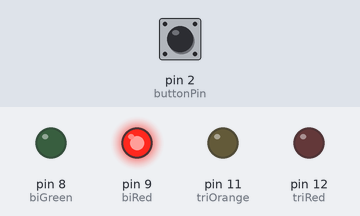
Bench run of a sketch on a simulated Arduino Uno, built with avr-gcc and run on an emulated ATmega328P. Shown: output pins drawn as LEDs (lit = HIGH). The test bench sets the inputs (shaded band); at power-on: pin 2 (buttonPin) LOW. Pins used as bus, display or sensor lines are not drawn.

Above: at 11.1 s.
18.1 s: pin 2 (buttonPin) pulled HIGH for 3 s
At 22.8 s:
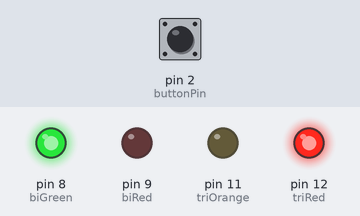
At 28.5 s:
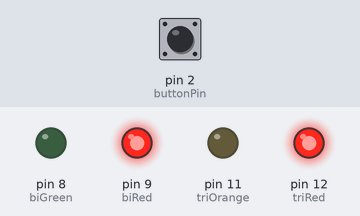
Timing chart, 0 to 34.6 s (numbered marks = the images above; inputs shaded):
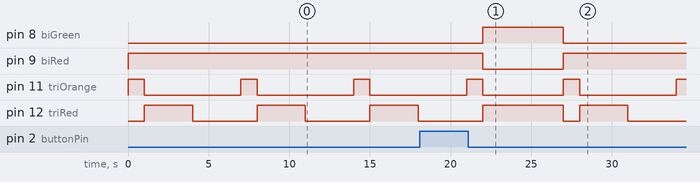

The sketch:

TP2.ino
```cpp
/* Pour plus de clarté dans le code on associe à une variable le numéro de la broche à laquelle le composant est branché.
   Ce sont des constantes car le branchement ne changera pas */

const int triGreen=10;
// indique que la broche de la LED verte du feu tricolore est la broche 10
const int triOrange=11;
// indique que la broche de la LED orange du feu tricolore est la broche 11
const int triRed=12;
// indique que la broche de la LED rouge du feu tricolore est la broche 12

const int biGreen=8;
// indique que la broche de la LED verte du feu bicolore est la broche 8
const int biRed=9;
// indique que la broche de la LED rouge du feu bicolore est la broche 9

const int buttonPin=2;
// indique que la broche du bouton est la broche 2.

int buttonState=0;
// indiquera par la suite l'état du bouton : HIGH (lorsqu'il est préssé), LOW (lorsqu'il ne l'est pas). Ce n'est pas une constante car l'état variera.

void setup() {
        // le code dans cette fonction est exécuté une fois au début.

        pinMode(triGreen, OUTPUT);
        // indique que la broche de la LED verte du feu tricolore est une sortie.   // on va modifier sa tension
        pinMode(triOrange, OUTPUT);
        // indique que la broche de la LED orange du feu tricolore est une sortie.
        pinMode(triRed, OUTPUT);
        // indique que la broche de la LED rouge du feu tricolore est une sortie.
        pinMode(biGreen, OUTPUT); // indique que la broche de la LED verte du feu bicolore est une sortie.
        pinMode(biRed, OUTPUT); // indique que la broche de la LED rouge du feu bicolore est une sortie.
        pinMode(buttonPin, INPUT); // indique que la broche du bouton est une entrée. On va mesurer sa tension (HIGH ou LOW)
}

void loop() {
        // loop est une fonction qui va exécuter les instructions encore et encore.

        digitalWrite(biRed, HIGH);
        // allumer la LED rouge du feu bicolore (tension 5V sur la broche).
        digitalWrite(triOrange, HIGH);
        // allumer la LED orange du feu tricolore (tension 5V sur la broche).
        delay(1000);
        // attendre 1000ms = 1s
        digitalWrite(triOrange, LOW);
        // éteindre la LED orange du feu tricolore (tension 0V sur la broche).
        digitalWrite(triRed, HIGH);
        // allumer la LED rouge du feu tricolore (tension 5V sur la broche).
        delay(3000);
        // attendre 3000ms = 3s
        digitalWrite(triRed, LOW);
        // éteindre la LED rouge du feu tricolore (tension 0V sur la broche).
        digitalWrite(triGreen, HIGH);
        // allumer la LED verte du feu tricolore (tension 5V sur la broche).
        delay(3000);
        // attendre 3000ms = 3s
        digitalWrite(triGreen, LOW);
        // éteindre la LED verte du feu tricolore (tension 0V sur la broche).

        buttonState=digitalRead(buttonPin); // lecture de l'état du bouton : HIGH (lorsqu'il est préssé), LOW (lorsqu'il ne l'est pas)

        if(buttonState==HIGH) { //Cette fonction verifie une condition. Dans ce cas : si l'état du bouton est HIGH le code ci-dessous sera exécuté. Dans le cas inverse (LOW) la boucle (loop) recommencera.

                digitalWrite(triOrange, HIGH);
                // allumer la LED orange du feu tricolore (tension 5V sur la broche).
                delay(1000);
                // attendre 1000ms = 1s
                digitalWrite(triOrange, LOW);
                // éteindre la LED orange du feu tricolore (tension 0V sur la broche).
                digitalWrite(triRed, HIGH);
                // allumer la LED rouge du feu tricolore (tension 5V sur la broche).
                digitalWrite(biRed, LOW);
                // éteindre la LED rouge du feu tricolore (tension 0V sur la broche).
                digitalWrite(biGreen, HIGH);
                // allumer la LED rouge du feu bicolore (tension 5V sur la broche).
                delay(5000);
                // attendre 5000ms = 5s
                digitalWrite(triRed, LOW);
                // éteindre la LED rouge du feu bicolore (tension 0V sur la broche).
                digitalWrite(biGreen, LOW);
                // éteindre la LED verte du feu bicolore (tension 0V sur la broche).
        }
// Retour au départ de la boucle (loop)
}
```

Measured:
- after the input at 18.1 s, pin 8 (biGreen): LOW → HIGH after 3.9 s, → LOW 5.0 s later; pin 9 (biRed): HIGH → LOW after 3.9 s, → HIGH 5.0 s later
- by itself, pin 11 (triOrange): alternates HIGH for 1.0 s and LOW for 6.0 s
- by itself, pin 12 (triRed): alternates HIGH for 3.0 s and LOW for 4.0 s
